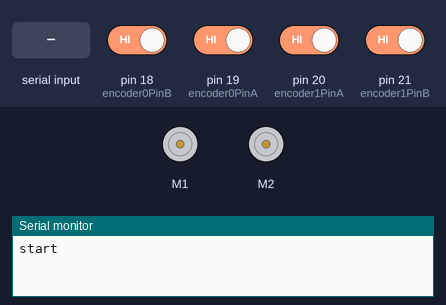
Simulated run of this sketch. Board: Arduino Mega 2560, built with avr-gcc and run on an emulated ATmega2560. Shown: 2 × DC motor (green arrow = forward, orange = backward, longer = faster), the last lines printed to the serial monitor. The test bench sets the inputs (shaded band); at power-on: pin 18 (encoder0PinB), pin 19 (encoder0PinA), pin 20 (encoder1PinA), pin 21 (encoder1PinB) HIGH.

Above: at 1.2 s.
1.3 s: "A90\n" received over the second serial link
At 2.5 s:
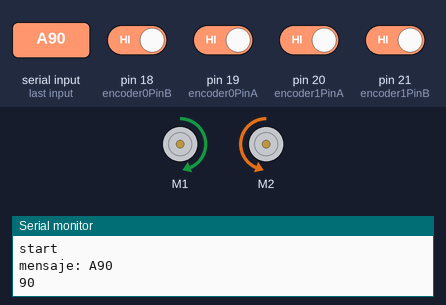
2.8 s: "O90\n" received over the second serial link
At 3.7 s:
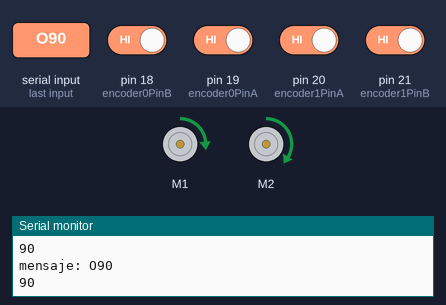
4.3 s: "A90\n" received over the second serial link
At 5.0 s:
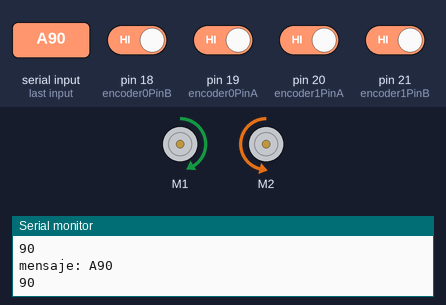
5.8 s: "A,45\n" received over the second serial link
At 6.2 s:
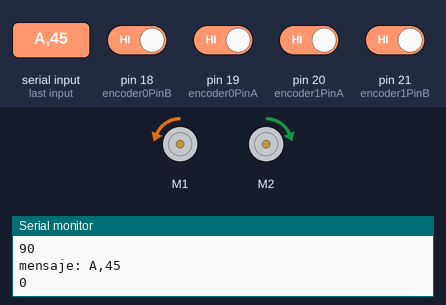
7.3 s: "O90\n" received over the second serial link
At 8.4 s:
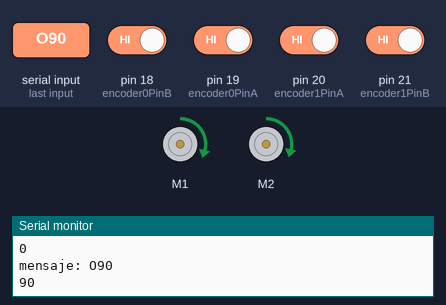
Timing chart, 0 to 9.8 s (numbered marks = the images above; inputs shaded):
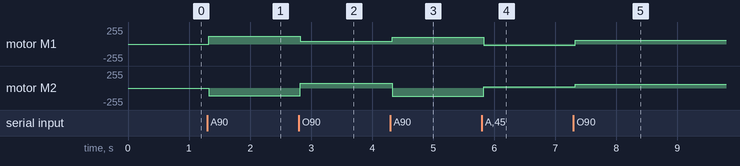

The sketch:

actual.ino
```cpp
#include "actual.h"
char msgEnd = ';';
String instruccion;
bool newMsg = false;

int speed = 0;

void config_encoders()
{
  // Configuracion de MotorShield
  md.init();

  // Configuracion de encoders
  pinMode(encoder0PinA, INPUT);
  digitalWrite(encoder0PinA, HIGH);       // Incluir una resistencia de pullup en le entrada
  pinMode(encoder0PinB, INPUT);
  digitalWrite(encoder0PinB, HIGH);       // Incluir una resistencia de pullup en le entrada
  pinMode(encoder1PinA, INPUT);
  digitalWrite(encoder1PinA, HIGH);       // Incluir una resistencia de pullup en le entrada
  pinMode(encoder1PinB, INPUT);
  digitalWrite(encoder1PinB, HIGH);       // Incluir una resistencia de pullup en le entrada
  attachInterrupt(digitalPinToInterrupt(encoder0PinA), doEncoder0A, CHANGE);  // encoder 0 PIN A
  attachInterrupt(digitalPinToInterrupt(encoder0PinB), doEncoder0B, CHANGE);  // encoder 0 PIN B
  attachInterrupt(digitalPinToInterrupt(encoder1PinA), doEncoder1A, CHANGE);  // encoder 1 PIN A
  attachInterrupt(digitalPinToInterrupt(encoder1PinB), doEncoder1B, CHANGE);  // encoder 1 PIN B
}

void motor_v()
{
  //Seguridad: Establece voltaje máximo para motores
    if (voltage_m0 > 12.0){
      voltage_m0 = 12.0;
    }
    else if (voltage_m0 < -12.0){
      voltage_m0 = -12.0;
    }

    if (voltage_m1 > 12.0){
      voltage_m1 = 12.0;
    }
    else if (voltage_m1 < -12.0){
      voltage_m1 = -12.0;
    }

    // Motor Voltage
    md.setM1Speed(voltage_m0*400.0/12.0);
    md.setM2Speed(voltage_m1*400.0/12.0);
}

void act_encoder_pos()
{
  // Actualizando informacion de los encoders
  newposition0 = encoder0Pos;
  newposition1 = encoder1Pos;
}

void act_vel()
{
  //-----------------------------------
  // Calculando velocidad del motor en unidades de RPM
  float rpm = 31250;
  vel0 = (float)(newposition0 - oldposition0) * rpm / (newtime - time_ant); //RPM
  vel1 = (float)(newposition1 - oldposition1) * rpm / (newtime - time_ant); //RPM
  oldposition0 = newposition0;
  oldposition1 = newposition1;
}

//Se definen funciones PID para cada una de las ruedas
float controller_m0(float kp, float ki, float kd, float vel_deseada)
{
  float e_0 = 0;   // error
  // correcciones separadas
  float c_p = 0;
  float c_i = 0;
  float c_d = 0;
  float c_0 = 0;

  e_0 = vel_deseada - vel0;

  c_p = (kp + (kd / dt)) * e_0;
  c_i = (-kp + (ki * dt) - (2 * kd / dt)) * e_1_m0;
  c_d = (kd / dt) * e_2_m0;
  c_0 = c_1_m0 + c_p + c_i + c_d;

  c_1_m0 = c_0;
  e_2_m0 = e_1_m0;
  e_1_m0 = e_0;

  return c_0;
}

float controller_m1(float kp, float ki, float kd, float vel_deseada)
{
  float e_0 = 0;   // error
  // correcciones separadas
  float c_p = 0;
  float c_i = 0;
  float c_d = 0;
  float c_0 = 0;

  e_0 = vel_deseada + vel1;

  c_p = (kp + (kd / dt)) * e_0;
  c_i = (-kp + (ki * dt) - (2 * kd / dt)) * e_1_m1;
  c_d = (kd / dt) * e_2_m1;
  c_0 = c_1_m1 + c_p + c_i + c_d;

  c_1_m1 = c_0;
  e_2_m1 = e_1_m1;
  e_1_m1 = e_0;

  return -c_0;
}


String readBuff() {
  String buffArray;
  //int i = 0;

  while (Serial3.available() > 0) { //Entro a este while mientras exista algo en el puerto serial
    char buff = Serial3.read(); //Leo el byte entrante
    if (buff == msgEnd) {
      newMsg = true;
      break; //Si el byte entrante coincide con mi delimitador, me salgo del while
    } else {
      buffArray += buff; //Si no, agrego el byte a mi string para construir el mensaje
      //i += 1;
    }
    delay(5);
  }

  return buffArray;  //Retorno el mensaje
}


void setup()
{
  // Configuracion de Serial Port
  Serial.begin(115200);
  Serial3.begin(38400);       // Inicializacion del puerto serial (Monitor Serial)
  Serial.println("start");

  config_encoders();
}


void loop() {
  if ((micros() - time_ant) >= Period)
  {
    newtime = micros();
    act_encoder_pos();
    act_vel();


    // Controlador PID valores
    float kp = 0.05;
    float ki = 0.017;
    float kd = 0.0001;


    if (Serial3.available() > 0) {
      instruccion = readBuff(); //Leer el mensaje entrante
      Serial.print("mensaje: ");
      Serial.println(instruccion);
      if (instruccion[0] == 'A') {
        speed = (instruccion.substring(1)).toInt();

        voltage_m0 = controller_m0(kp, ki, kd, speed);
        voltage_m1 = controller_m1(kp, ki, kd, speed);
      }
      else if (instruccion[0] == 'O') {
        speed = (instruccion.substring(1)).toInt();
        voltage_m0 = controller_m0(kp, ki, kd, speed/2);
        voltage_m1 = controller_m1(kp, ki, kd, -speed/2);
      }
      else if(instruccion[0] == 'F') {
        voltage_m0 = 0;
        voltage_m1 = 0;
      }
      Serial.println(speed);
    }


    // print4();
    // print3();


    motor_v();


    time_ant = newtime;
  }
}
```

actual.h
```cpp
// Importar librerias
#include "DualVNH5019MotorShield.h"
DualVNH5019MotorShield md;

#include "QTRSensors.h"
QTRSensors qtr;


// Definicion de PINs
#define encoder0PinA  19
#define encoder0PinB  18
#define encoder1PinA  20
#define encoder1PinB  21

// Variables tiempo
unsigned long time_ant = 0;
const int Period = 10000;   // 10 ms = 100Hz
const float dt = Period *0.000001f;   // Tiempo de muestreo
float voltage_m0 = 0.0;   // Voltaje que se aplica a motor 0
float voltage_m1 = 0.0;   // Voltaje que se aplica a motor 1

// Variables de los encoders y posicion
volatile long encoder0Pos = 0;
volatile long encoder1Pos = 0;
long newposition0;
long oldposition0 = 0;
long newposition1;
long oldposition1 = 0;
unsigned long newtime;
float vel0;   // Velocidad del motor 0 en RPM
float vel1;   // Velocidad del motor 1 en RPM


float vel_deseada_m0 = 0;
float vel_deseada_m1 = 0;


// variables controllador motores
// m0
float e_1_m0 = 0;
float e_2_m0 = 0;
float c_1_m0 = 0;

// m1
float e_1_m1 = 0;
float e_2_m1 = 0;
float c_1_m1 = 0;


//-----------------------------------
// CONFIGURANDO INTERRUPCIONES
void doEncoder0A()
{
  if (digitalRead(encoder0PinA) == digitalRead(encoder0PinB)) {
    encoder0Pos++;
  } else {
    encoder0Pos--;
  }
}

void doEncoder0B()
{
  if (digitalRead(encoder0PinA) == digitalRead(encoder0PinB)) {
    encoder0Pos--;
  } else {
    encoder0Pos++;
  }
}

void doEncoder1A()
{
  if (digitalRead(encoder1PinA) == digitalRead(encoder1PinB)) {
    encoder1Pos++;
  } else {
    encoder1Pos--;
  }
}

void doEncoder1B()
{
  if (digitalRead(encoder1PinA) == digitalRead(encoder1PinB)) {
    encoder1Pos--;
  } else {
    encoder1Pos++;
  }
}


// ----------------------------------------------
// modularización

void print()
{
  // Reportar datos
    Serial.print("$,");
    Serial.print(newtime);
    Serial.print(",");
    Serial.print(newposition0);
    Serial.print(",");
    Serial.print(newposition1);
    Serial.print(",");
    Serial.print(vel0);
    Serial.print(",");
    Serial.print(vel1);
    Serial.print(",");
    Serial.print(voltage_m0);
    Serial.print(",");
    Serial.print(voltage_m1);
    Serial.println(",");
}

void print2()
{
  // Reportar datos
    Serial.print(" | ");
    Serial.print(newposition0);
    Serial.print(" | ");
    Serial.print(newposition1);
    Serial.print(" | ");
    Serial.print(vel0);
    Serial.print(" | ");
    Serial.print(vel1);
    Serial.print(" | ");
    Serial.print(voltage_m0);
    Serial.print(" | ");
    Serial.print(voltage_m1);
    Serial.println(" | ");
}

void print3()
{
  // Reportar datos
    Serial.print(" Pos_0: ");
    Serial.print(newposition0);
    Serial.print(" | Vel_0: ");
    Serial.print(vel0);
    Serial.print(" | voltage_0: ");
    Serial.print(voltage_m0);
    Serial.println(" | ");
}

void print4()
{
  // Reportar datos
    Serial.print(" Pos_1: ");
    Serial.print(-1 * newposition1);
    Serial.print(" | Vel_1: ");
    Serial.print(-1 * vel1);
    Serial.print(" | voltage_1: ");
    Serial.print(-1 * voltage_m1);
    Serial.print(" |           ");
}
```

Measured:
- after the input at 1.3 s, motor M1: stopped → forward 114/255 at once; motor M2: stopped → backward 114/255 at once
- after the input at 2.8 s, motor M1: forward 114/255 → forward 38/255 at once; motor M2: backward 114/255 → forward 75/255 at once
- after the input at 4.3 s, motor M1: forward 38/255 → forward 105/255 at once; motor M2: forward 75/255 → backward 124/255 at once
- after the input at 5.8 s, motor M1: forward 105/255 → backward 17/255 at once; motor M2: backward 124/255 → forward 18/255 at once
- after the input at 7.3 s, motor M1: backward 17/255 → forward 58/255 at once; motor M2: forward 18/255 → forward 56/255 at once
